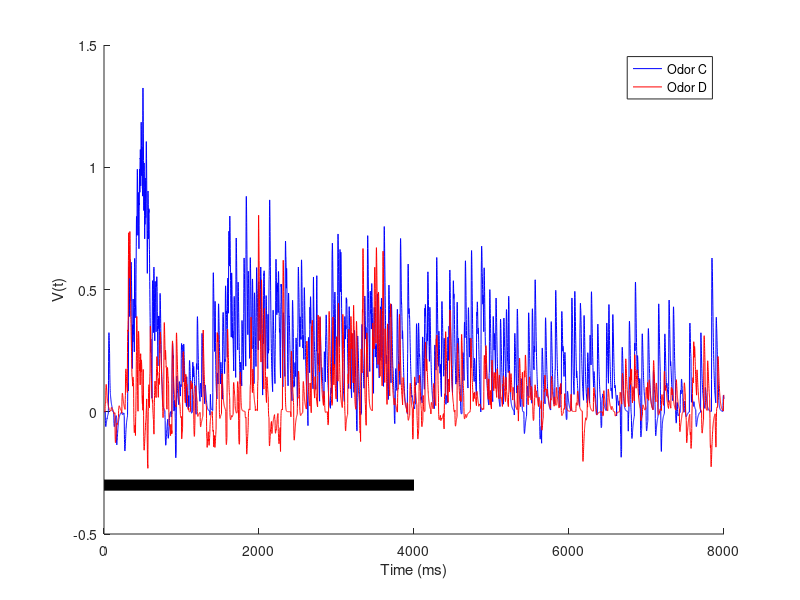

This figure's MATLAB source:
close all;
clear;
clc;

load comparisons;

figure;hold on;
plot(1:8000, Vt12(1,:), 'b', 1:8000, Vt12(2,:), 'r');
plot(1:100:8000, 0, 'k:', 1:100:8000, 1, 'k:');
plot([1,4000], [-0.3, -0.3], 'k-', 'LineWidth', 8);
xlabel('Time (ms)');
ylabel('V(t)');
legend('Odor C', 'Odor D');
axis([0 8000 -0.5 1.5]);